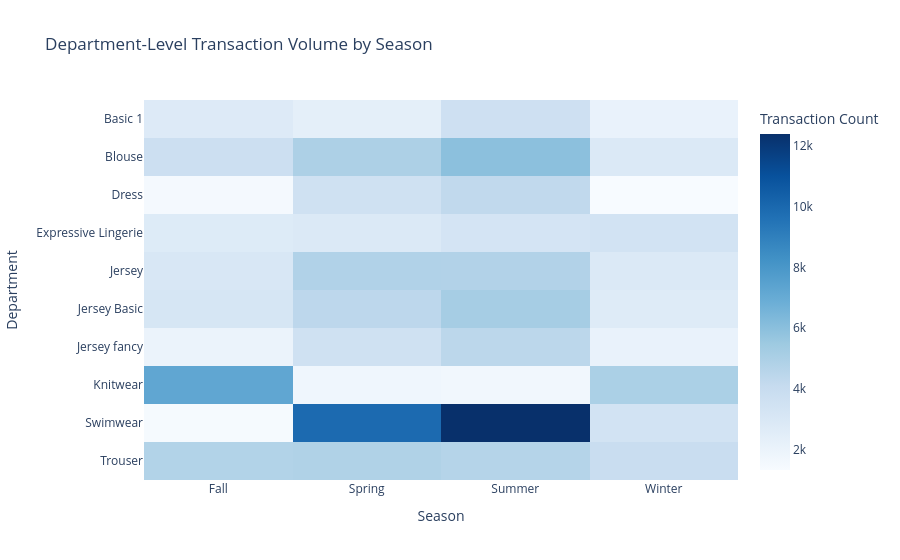

Write notebook code for a chart like this one.
### Code cell
pdf = season_departments.toPandas()

top_departments = (
    pdf.groupby("department_name")["count"]
    .sum()
    .sort_values(ascending=False)
    .head(10)
    .index
)

pdf_top = pdf[pdf["department_name"].isin(top_departments)]

heatmap_df = pdf_top.pivot(
    index="department_name",
    columns="season",
    values="count"
).fillna(0)

fig = px.imshow(
    heatmap_df,
    labels=dict(x="Season", y="Department", color="Transaction Count"),
    title="Department-Level Transaction Volume by Season",
    aspect="auto",
    color_continuous_scale="Blues"
)

fig.update_layout(
    template="plotly_white"
)

fig.show()

### Figure 1 — Plotly figure (JSON) as saved in the notebook; plotly's stock layout.template omitted (floating-point values rounded to 4 significant figures)
{"data": [{"coloraxis": "coloraxis", "name": "0", "x": ["Fall", "Spring", "Summer", "Winter"], "y": ["Basic 1", "Blouse", "Dress", "Expressive Lingerie", "Jersey", "Jersey Basic", "Jersey fancy", "Knitwear", "Swimwear", "Trouser"], "z": [[2765, 2356, 3622, 2098], [3742, 4974, 5965, 2881], [1484, 3565, 4279, 1326], [2747, 2884, 3299, 3383], [3035, 4823, 4797, 2855], [3186, 4417, 5209, 2716], [1984, 3590, 4458, 2091], [7238, 1749, 1644, 5028], [1452, 9925, 12404, 3430], [4778, 4848, 4670, 3940]], "type": "heatmap", "xaxis": "x", "yaxis": "y", "hovertemplate": "Season: %{x}<br>Department: %{y}<br>Transaction Count: %{z}<extra></extra>"}], "layout": {"xaxis": {"anchor": "y", "domain": [0.0, 1.0], "title": {"text": "Season"}}, "yaxis": {"anchor": "x", "domain": [0.0, 1.0], "autorange": "reversed", "title": {"text": "Department"}}, "coloraxis": {"colorbar": {"title": {"text": "Transaction Count"}}, "colorscale": [[0.0, "rgb(247,251,255)"], [0.125, "rgb(222,235,247)"], [0.25, "rgb(198,219,239)"], [0.375, "rgb(158,202,225)"], [0.5, "rgb(107,174,214)"], [0.625, "rgb(66,146,198)"], [0.75, "rgb(33,113,181)"], [0.875, "rgb(8,81,156)"], [1.0, "rgb(8,48,107)"]]}, "title": {"text": "Department-Level Transaction Volume by Season"}}}
